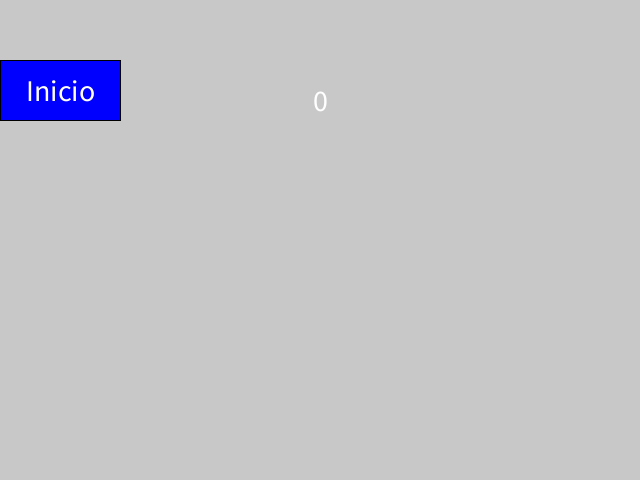
Frame 1 (no input)
Frame 60 (the mouse pressed at the canvas centre just before this capture): identical to frame 1, image omitted
Frame 120 (the mouse held since frame 60 and released just before this capture): identical to frame 1, image omitted

The Processing sketch that drew this single still picture (run headless with seeded random() and noise(); from frame 60 on, the mouse is pressed at the canvas centre):

// Processing sketch: botonesConObjetos
// ── botonesConObjetos.pde
Programa p;
void setup() {
  size(640, 480);
  p = new Programa();
}
void draw() {
  background(200);
  p.dibujar();
}
void mousePressed() {
  p.accionarBotones();
}

// ── classBoton.pde
class Boton {
  int bx, by, ancho, alto; // ubicacion y tamaño
  int actual, prox; // 
  String texto;
  Boton(int bx, int by, int ancho, int alto) {
    this.bx = bx;
    this.by = by;
    this.ancho = ancho;
    this.alto = alto;
    textAlign(CENTER, CENTER);
    textSize(alto/2);
  }
  void dibujarBoton(int actual, int prox, String texto) {
    this.actual = actual;
    this.prox = prox;
    this.texto = texto;
    fill(0, 0, 255);
    rect(bx, by, ancho, alto);
    fill(255); 
    text(texto, bx+ancho/2, by+alto/2);
  }
  boolean botonPress(int bx, int by, int ancho, int alto) {
    return mouseX>bx && mouseX<bx+ancho && mouseY>by && mouseY<by+alto;
  }
}

// ── classPrincipal.pde
class Programa {
  int pantalla;
  int anchoBot, altoBot;
  Boton bot1, bot2, bot3;
  Programa() {
    anchoBot = 120;
    altoBot = 60;
    bot1 = new Boton(0, altoBot, anchoBot, altoBot );
    bot2 = new Boton(width-anchoBot, altoBot, anchoBot, altoBot);
    bot3 = new Boton(0, altoBot, anchoBot, altoBot );
  }

  void dibujar() {
    text(pantalla, width/2, 100);
    if (pantalla==0) {
      bot1.dibujarBoton(0, 1, "Inicio");
    } else if (pantalla==1) {
      bot2.dibujarBoton(1, 2, "Créditos");
    } else if (pantalla==2) {
      bot3.dibujarBoton(2, 0, "Volver");
    }
  }
  void accionarBotones() {
    if (bot1.botonPress(0, altoBot, anchoBot, altoBot) && pantalla==bot1.actual) {
      pantalla = bot1.prox;
    }
    if (bot2.botonPress(width-anchoBot, altoBot, anchoBot, altoBot)&&pantalla==bot2.actual) {
      pantalla = bot2.prox;
    }
    if (bot3.botonPress(0, altoBot, anchoBot, altoBot)&& pantalla==bot3.actual) {
      pantalla = bot3.prox;
    }
  }
}
